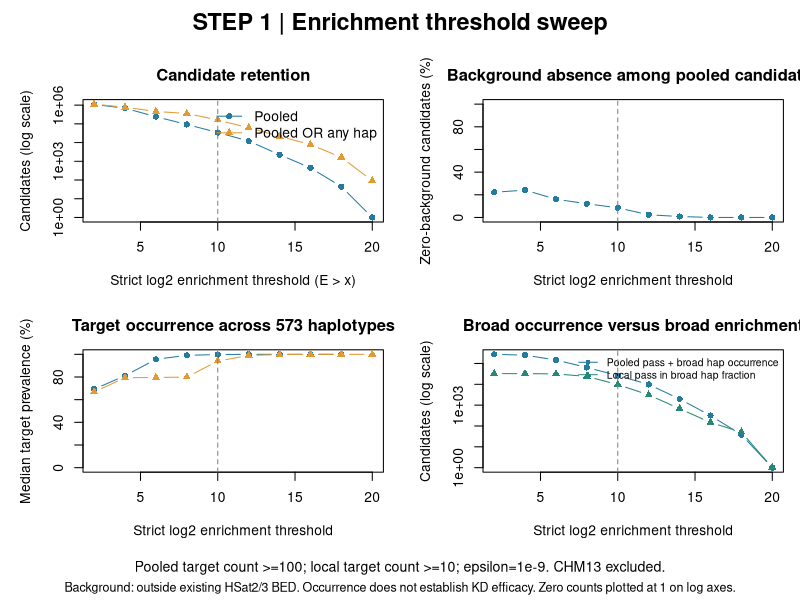

This chart was generated by the following R code:
d <- read.delim('step1/threshold_sweep/threshold_summary.tsv')
selected <- as.numeric(Sys.getenv('SAT_ASO_SELECTED_E', '10'))
pooled_min <- Sys.getenv('SAT_ASO_POOLED_MIN', '100')
hap_min <- Sys.getenv('SAT_ASO_HAP_MIN', '10')
draw_selected <- function() abline(v=selected,lty=2,col='gray50')
p <- subset(d,route=='pooled'); u <- subset(d,route=='union')
png('step1/threshold_sweep/threshold_sweep.png',width=2400,height=1800,res=180)
par(mfrow=c(2,2),mar=c(4.7,5,3,1),oma=c(3,0,3,0))
plot(p$E_strictly_greater_than,pmax(1,p$candidates),type='b',log='y',pch=16,col='#247BA0',xlab='Strict log2 enrichment threshold (E > x)',ylab='Candidates (log scale)',main='Candidate retention',ylim=range(pmax(1,c(p$candidates,u$candidates))))
lines(u$E_strictly_greater_than,pmax(1,u$candidates),type='b',pch=17,col='#E49A32')
draw_selected();legend('topright',c('Pooled','Pooled OR any hap'),col=c('#247BA0','#E49A32'),pch=c(16,17),lty=1,bty='n')
plot(p$E_strictly_greater_than,100*p$zero_background_candidates/pmax(1,p$candidates),type='b',pch=16,col='#247BA0',ylim=c(0,100),xlab='Strict log2 enrichment threshold',ylab='Zero-background candidates (%)',main='Background absence among pooled candidates');draw_selected()
plot(p$E_strictly_greater_than,100*p$median_prevalence_fraction,type='b',pch=16,col='#247BA0',ylim=c(0,100),xlab='Strict log2 enrichment threshold',ylab='Median target prevalence (%)',main='Target occurrence across 573 haplotypes')
lines(u$E_strictly_greater_than,100*u$median_prevalence_fraction,type='b',pch=17,col='#E49A32');draw_selected()
plot(p$E_strictly_greater_than,pmax(1,p$present_in_at_least_90pct_haps),type='b',pch=16,log='y',col='#247BA0',ylim=range(pmax(1,c(p$present_in_at_least_90pct_haps,u$locally_pass_in_at_least_90pct_haps))),xlab='Strict log2 enrichment threshold',ylab='Candidates (log scale)',main='Broad occurrence versus broad enrichment')
lines(u$E_strictly_greater_than,pmax(1,u$locally_pass_in_at_least_90pct_haps),type='b',pch=17,col='#268878')
legend('topright',c('Pooled pass + broad hap occurrence','Local pass in broad hap fraction'),col=c('#247BA0','#268878'),pch=c(16,17),lty=1,bty='n',cex=.75);draw_selected()
mtext('STEP 1 | Enrichment threshold sweep',outer=TRUE,side=3,line=1,font=2,cex=1.4)
mtext(paste0('Pooled target count >=',pooled_min,'; local target count >=',hap_min,'; epsilon=1e-9. CHM13 excluded.'),outer=TRUE,side=1,line=.5,cex=.85)
mtext('Background: outside existing HSat2/3 BED. Occurrence does not establish KD efficacy. Zero counts plotted at 1 on log axes.',outer=TRUE,side=1,line=1.7,cex=.75)
dev.off()
